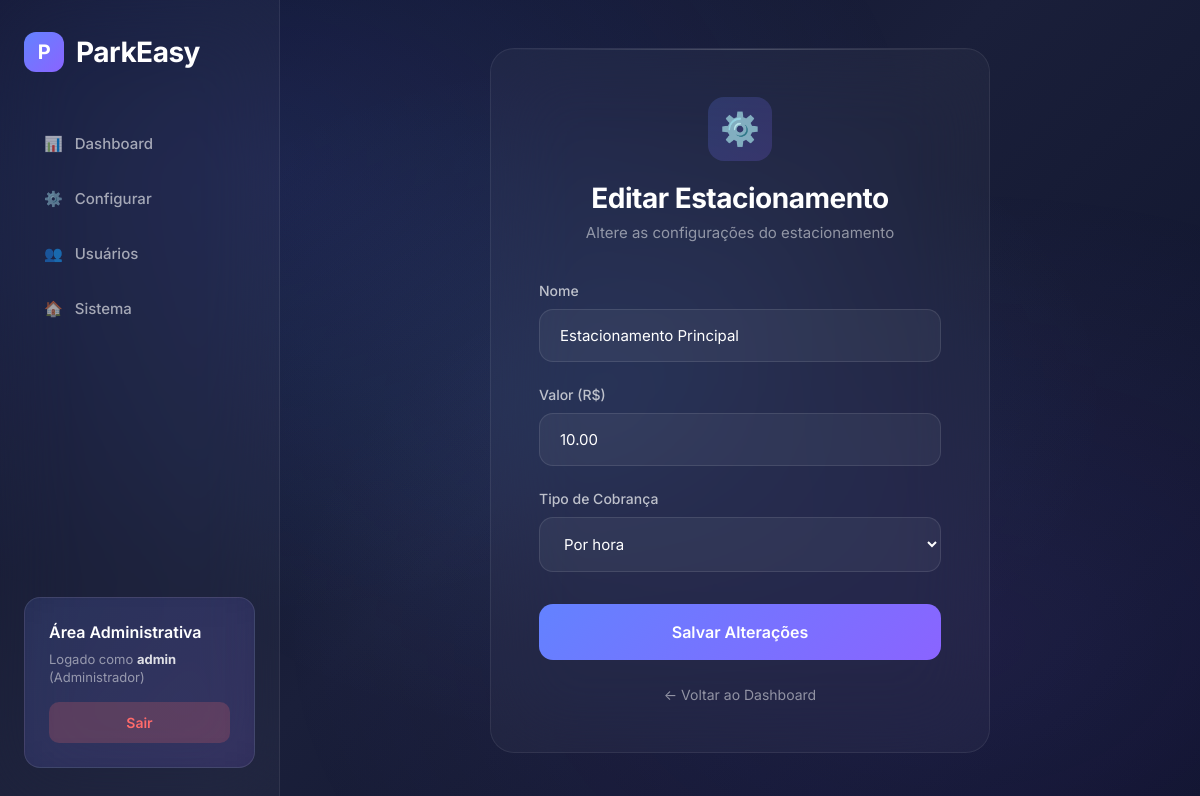
Screenshot of /estacionamento/1/editar/ (signed in) with the database file from the repository.
### estacionamento/models.py (models this page shows, shortened)
class UserProfile(models.Model):
    CLIENTE = 'cliente'
    GESTOR = 'gestor'
    ADMIN = 'admin'
    ROLE_CHOICES = [
        (CLIENTE, 'Cliente'),
        (GESTOR, 'Gestor'),
        (ADMIN, 'Administrador'),
    ]
    user = models.OneToOneField(User, on_delete=models.CASCADE, related_name='profile')
    role = models.CharField(max_length=20, choices=ROLE_CHOICES, default=CLIENTE)
    created_at = models.DateTimeField(auto_now_add=True)
    class Meta:
        verbose_name = 'Perfil de Usuário'
        verbose_name_plural = 'Perfis de Usuário'
    def can_manage_parking(self):
        return self.role in [self.GESTOR, self.ADMIN]
    def can_manage_users(self):
        return self.role == self.ADMIN

class Estacionamento(models.Model):
    POR_MINUTO = 'por_minuto'
    POR_HORA = 'por_hora'
    TIPO_COBRANCA_CHOICES = [
        (POR_MINUTO, 'Por minuto'),
        (POR_HORA, 'Por hora'),
    ]
    nome = models.CharField(max_length=120)
    valor = models.DecimalField(
        max_digits=10,
        decimal_places=2,
        validators=[MinValueValidator(Decimal('0.01'))],
    )
    tipo_cobranca = models.CharField(
        max_length=20,
        choices=TIPO_COBRANCA_CHOICES,
    )
    ativo = models.BooleanField(default=True)
    criado_em = models.DateTimeField(auto_now_add=True)
    class Meta:
        ordering = ['nome']

### estacionamento/views.py (the view)
# urls.py: path('estacionamento/<int:estacionamento_id>/editar/', views.editar_estacionamento, name='editar_estacionamento'),
@login_required
def editar_estacionamento(request, estacionamento_id):
    if not hasattr(request.user, 'profile') or not request.user.profile.can_manage_parking():
        return redirect('home')
    estacionamento = Estacionamento.objects.get(pk=estacionamento_id)
    if request.method == 'POST':
        estacionamento.nome = request.POST.get('nome')
        estacionamento.valor = request.POST.get('valor')
        estacionamento.tipo_cobranca = request.POST.get('tipo_cobranca')
        estacionamento.save()
        return redirect('painel')
    return render(request, 'editar_estacionamento.html', {
        'estacionamento': estacionamento,
    })

### estacionamento/templates/editar_estacionamento.html (shortened to what this page needs)
<!DOCTYPE html>
<html lang="pt-br">
<head>
</head>
<body>
    <div class="app-container">
        <aside class="sidebar">
            <div class="logo">
                <div class="logo-icon">P</div>
                ParkEasy
            </div>
            <nav class="nav-links">
                <a href="{% url 'painel' %}" class="nav-link">
                    <span>📊</span>
                    Dashboard
                </a>
                <a href="{% url 'configurar_vagas' %}" class="nav-link">
                    <span>⚙️</span>
                    Configurar
                </a>
                {% if user.profile.can_manage_users %}
                <a href="{% url 'gerenciar_usuarios' %}" class="nav-link">
                    <span>👥</span>
                    Usuários
                </a>
                {% endif %}
                <a href="{% url 'home' %}" class="nav-link">
                    <span>🏠</span>
                    Sistema
                </a>
            </nav>
            <div class="account-card">
                <h3>Área Administrativa</h3>
                <p>Logado como <strong>{{ user.username }}</strong> ({{ user.profile.get_role_display }})</p>
                <a href="{% url 'logout' %}" class="account-btn account-btn-logout">Sair</a>
            </div>
        </aside>
        <main class="main-content">
            <div class="form-card">
                <div class="form-header">
                    <div class="icon">⚙️</div>
                    <h1>Editar Estacionamento</h1>
                    <p>Altere as configurações do estacionamento</p>
                </div>
                <form method="POST">
                    <label for="nome">Nome</label>
                    <input type="text" id="nome" name="nome" value="{{ estacionamento.nome }}" required>
                    <label for="valor">Valor (R$)</label>
                    <input type="number" id="valor" name="valor" step="0.01" min="0.01" value="{{ estacionamento.valor }}" required>
                    <label for="tipo_cobranca">Tipo de Cobrança</label>
                    <select id="tipo_cobranca" name="tipo_cobranca" required>
                        <option value="por_hora" {% if estacionamento.tipo_cobranca == 'por_hora' %}selected{% endif %}>Por hora</option>
                    </select>
                    <button type="submit">
                        Salvar Alterações
                    </button>
                </form>
                <div class="back-link">
                    <a href="{% url 'painel' %}">← Voltar ao Dashboard</a>
                </div>
            </div>
        </main>
    </div>
</body>
</html>

### rows the page displays
Estacionamento: nome "Estacionamento Principal", valor "10.00", tipo_cobranca "Por hora"

### other values shown
{{ user.username }} "admin"
{{ user.profile.get_role_display }} "Administrador"
